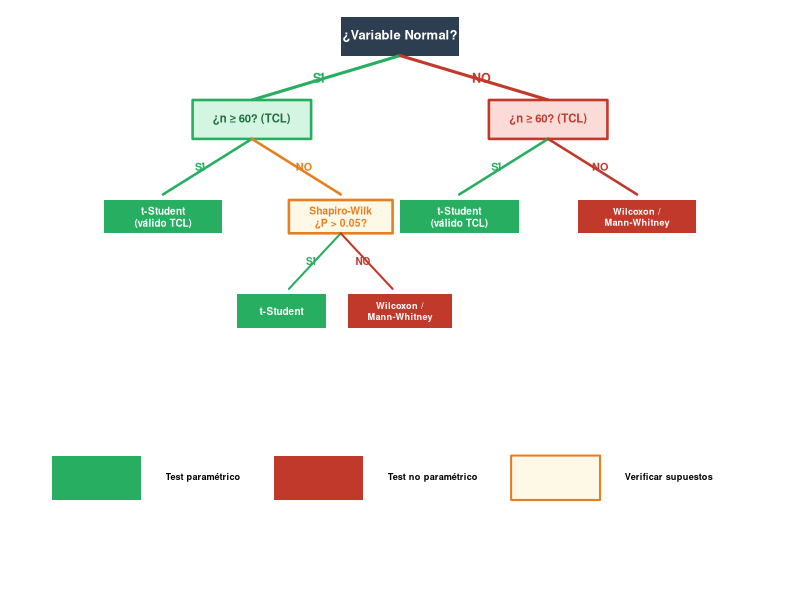
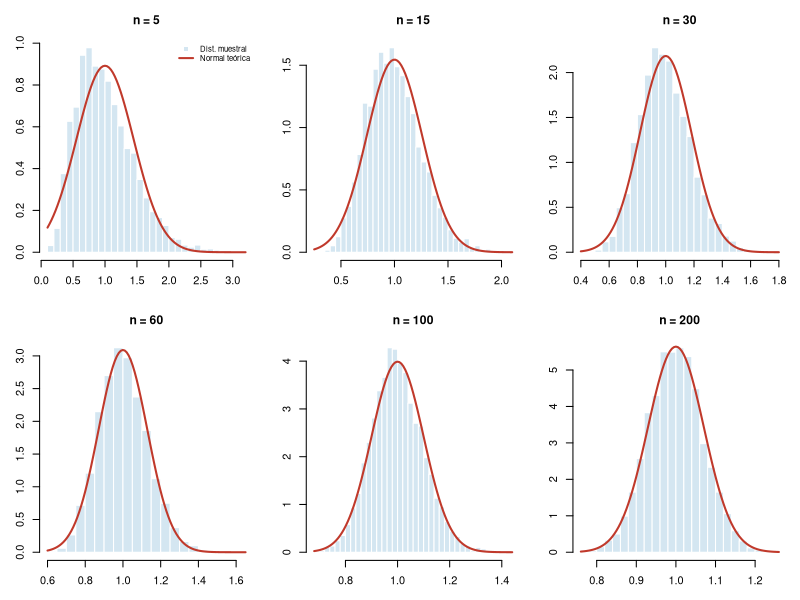
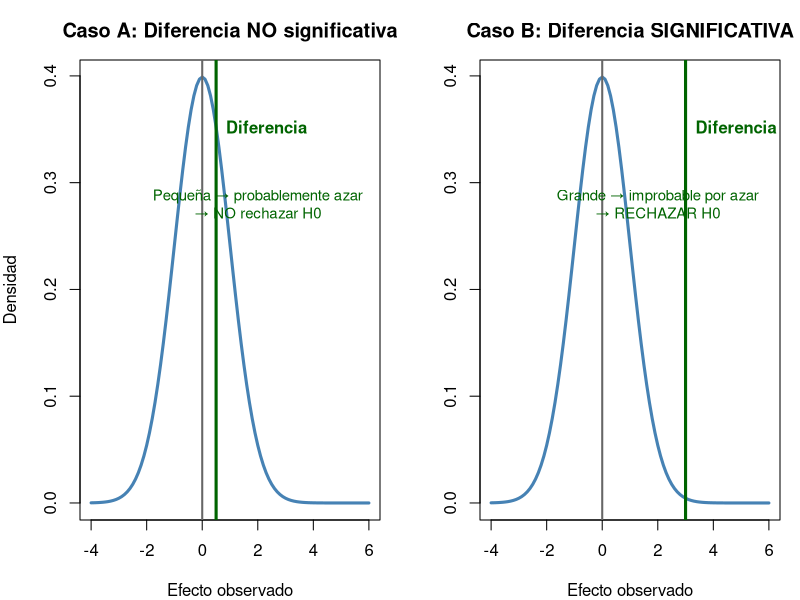
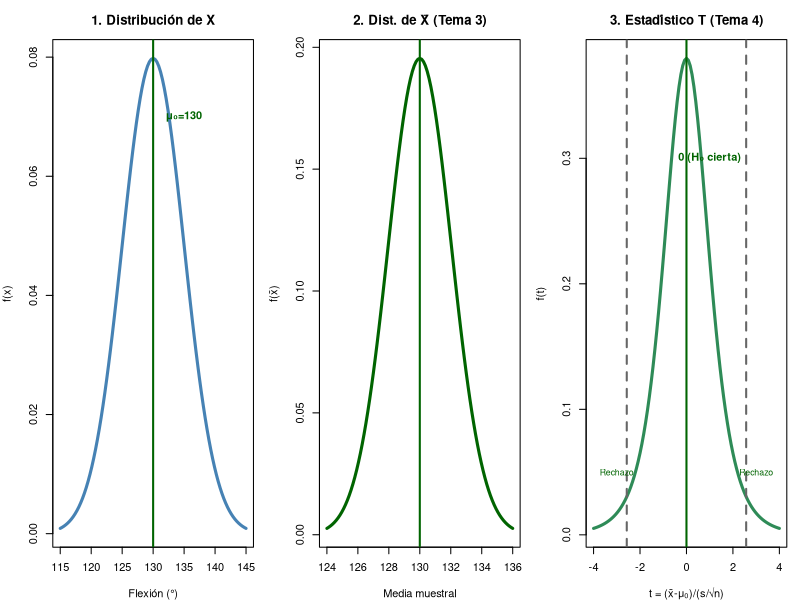
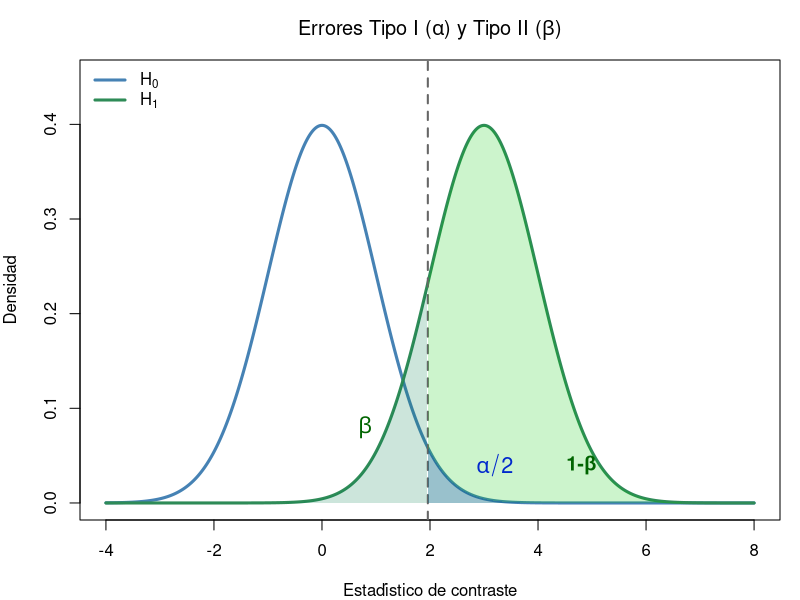
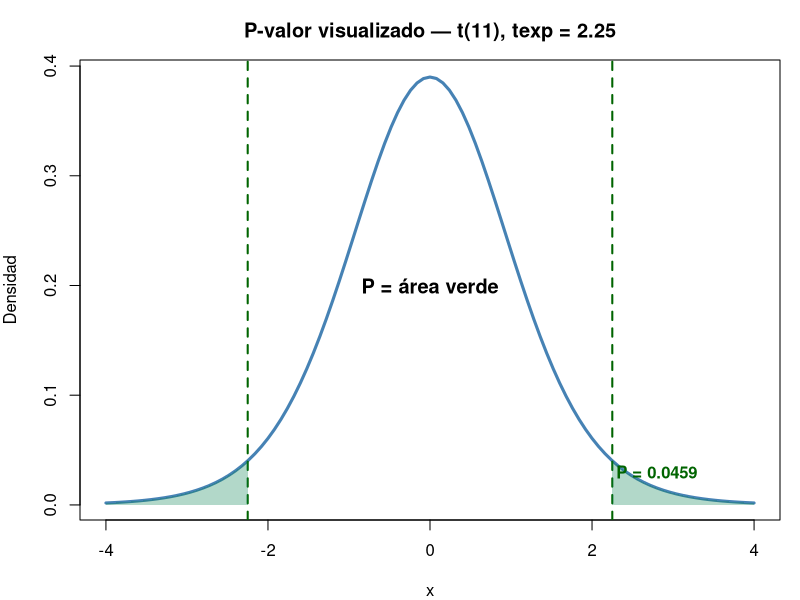
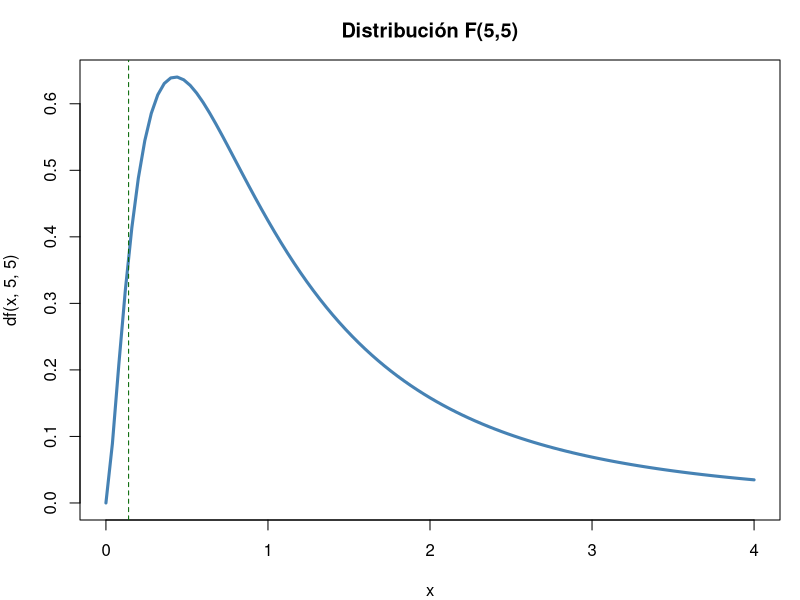
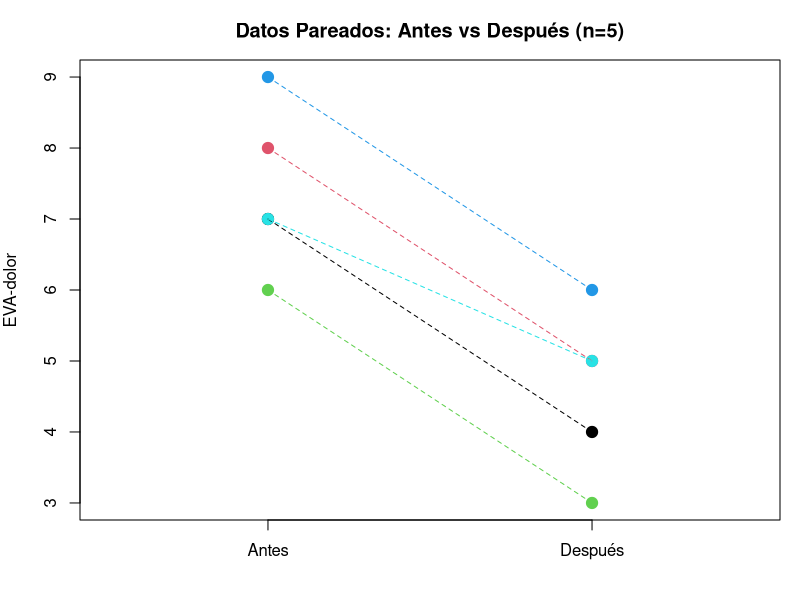

R code for these plots, in order:
## ---- chunk 1
#| fig-height: 5
#| fig-alt: "Árbol de decisión clínico para elegir el test estadístico adecuado. Empieza preguntando si la variable es Normal. Si es Normal, pregunta si n≥60. Si no es Normal, también pregunta si n≥60. Las ramas llevan a t-Student, Shapiro-Wilk o tests no paramétricos."
par(mar=c(0,0,0,0), bg=NA)
plot(NA, xlim=c(0,10), ylim=c(0,10), axes=F, xlab="", ylab="")

# ── Nodo raíz ──
rect(4.2, 9.4, 5.8, 10.1, col="#2c3e50", border=NA, lwd=0)
text(5, 9.75, "¿Variable Normal?", cex=0.78, font=2, col="white")

# Ramas principales con gradiente
segments(5, 9.4, 3, 8.6, lwd=3, col="#27ae60")
segments(5, 9.4, 7, 8.6, lwd=3, col="#c0392b")
text(3.9, 9.0, "SÍ", cex=0.75, font=2, col="#27ae60")
text(6.1, 9.0, "NO", cex=0.75, font=2, col="#c0392b")

# ── Rama SÍ ──
rect(2.2, 7.9, 3.8, 8.6, col="#d5f5e3", border="#27ae60", lwd=2.5)
text(3, 8.25, "¿n ≥ 60? (TCL)", cex=0.68, font=2, col="#1e6e3e")
segments(3, 7.9, 1.8, 6.9, lwd=2.5, col="#27ae60")
segments(3, 7.9, 4.2, 6.9, lwd=2.5, col="#e67e22")
text(2.3, 7.4, "SÍ", cex=0.65, font=2, col="#27ae60")
text(3.7, 7.4, "NO", cex=0.65, font=2, col="#e67e22")

# Hoja: t-Student (válido TCL)
rect(1.0, 6.2, 2.6, 6.8, col="#27ae60", border=NA)
text(1.8, 6.5, "t-Student\n(válido TCL)", cex=0.6, font=2, col="white")

# Nodo intermedio: Shapiro
rect(3.5, 6.2, 4.9, 6.8, col="#fef9e7", border="#e67e22", lwd=2.5)
text(4.2, 6.5, "Shapiro-Wilk\n¿P > 0.05?", cex=0.62, font=2, col="#e67e22")
segments(4.2, 6.2, 3.5, 5.2, lwd=2, col="#27ae60")
segments(4.2, 6.2, 4.9, 5.2, lwd=2, col="#c0392b")
text(3.8, 5.7, "SÍ", cex=0.6, font=2, col="#27ae60")
text(4.5, 5.7, "NO", cex=0.6, font=2, col="#c0392b")

# Hojas Shapiro
rect(2.8, 4.5, 4.0, 5.1, col="#27ae60", border=NA)
text(3.4, 4.8, "t-Student", cex=0.6, font=2, col="white")
rect(4.3, 4.5, 5.7, 5.1, col="#c0392b", border=NA)
text(5.0, 4.8, "Wilcoxon /\nMann-Whitney", cex=0.55, font=2, col="white")

# ── Rama NO ──
rect(6.2, 7.9, 7.8, 8.6, col="#fadbd8", border="#c0392b", lwd=2.5)
text(7, 8.25, "¿n ≥ 60? (TCL)", cex=0.68, font=2, col="#c0392b")
segments(7, 7.9, 5.8, 6.9, lwd=2.5, col="#27ae60")
segments(7, 7.9, 8.2, 6.9, lwd=2.5, col="#c0392b")
text(6.3, 7.4, "SÍ", cex=0.65, font=2, col="#27ae60")
text(7.7, 7.4, "NO", cex=0.65, font=2, col="#c0392b")

# Hojas rama NO
rect(5.0, 6.2, 6.6, 6.8, col="#27ae60", border=NA)
text(5.8, 6.5, "t-Student\n(válido TCL)", cex=0.6, font=2, col="white")
rect(7.4, 6.2, 9.0, 6.8, col="#c0392b", border=NA)
text(8.2, 6.5, "Wilcoxon /\nMann-Whitney", cex=0.55, font=2, col="white")

# ── Leyenda ──
rect(0.3, 1.4, 1.5, 2.2, col="#27ae60", border=NA)
text(1.7, 1.8, "Test paramétrico", cex=0.55, pos=4, font=2)
rect(3.3, 1.4, 4.5, 2.2, col="#c0392b", border=NA)
text(4.7, 1.8, "Test no paramétrico", cex=0.55, pos=4, font=2)
rect(6.5, 1.4, 7.7, 2.2, col="#fef9e7", border="#e67e22", lwd=2)
text(7.9, 1.8, "Verificar supuestos", cex=0.55, pos=4, font=2)
## ---- chunk 2
#| fig-height: 5.5
par(mfrow=c(2,3), mar=c(3,3,3,1))
set.seed(123)
ns <- c(5, 15, 30, 60, 100, 200)
for(i in 1:length(ns)){
  n <- ns[i]
  medias <- replicate(5000, mean(rexp(n, rate=1)))  # exponencial (muy asimétrica)
  hist(medias, col="#d4e6f1", border="white", freq=FALSE, breaks=30,
       main=paste0("n = ", n), xlab=expression(bar(x)), cex.main=1.1)
  curve(dnorm(x, mean=1, sd=1/sqrt(n)), add=T, col="#c0392b", lwd=2)
  if(i==1) legend("topright", c("Dist. muestral", "Normal teórica"),
                  col=c("#d4e6f1","#c0392b"), lwd=c(NA,2), pch=c(15,NA), bty="n", cex=0.7)
}
par(mfrow=c(1,1))
## ---- chunk 3
#| fig-height: 5
set.seed(123)
par(mfrow=c(1,2), mar=c(4,4,3,1))
# Escenario A: Diferencia pequeña (ruido)
curve(dnorm(x, 0, 1), -4, 6, lwd=3, col="steelblue", ylab="Densidad",
      main="Caso A: Diferencia NO significativa", xlab="Efecto observado")
abline(v=0, lwd=2, col="grey40"); abline(v=0.5, lwd=3, col="darkgreen")
text(0.5, 0.35, "Diferencia", col="darkgreen", pos=4, font=2)
text(2, 0.28, "Pequeña → probablemente azar\n→ NO rechazar H0", col="darkgreen", cex=0.9)
# Escenario B: Diferencia grande (señal)
curve(dnorm(x, 0, 1), -4, 6, lwd=3, col="steelblue", ylab="",
      main="Caso B: Diferencia SIGNIFICATIVA", xlab="Efecto observado")
abline(v=0, lwd=2, col="grey40"); abline(v=3, lwd=3, col="darkgreen")
text(3, 0.35, "Diferencia", col="darkgreen", pos=4, font=2)
text(2, 0.28, "Grande → improbable por azar\n→ RECHAZAR H0", col="darkgreen", cex=0.9)
par(mfrow=c(1,1))
## ---- chunk 4
n<-12; xbar<-189.76; s<-62.02
cat("Caso a (mu0=200): t =", round((xbar-200)/(s/sqrt(n)),3),
    "P =", round(2*pt(-abs((xbar-200)/(s/sqrt(n))),11),4),
    "\nCaso b (mu0=230): t =", round((xbar-230)/(s/sqrt(n)),3),
    "P =", round(2*pt(-abs((xbar-230)/(s/sqrt(n))),11),4))
## ---- chunk 5
#| fig-height: 5
par(mfrow=c(1,3), mar=c(4,4,3,1))

# Panel 1: Distribución de X (datos originales)
curve(dnorm(x, 130, 5), 115, 145, lwd=3, col="steelblue",
      main="1. Distribución de X", xlab="Flexión (°)", ylab="f(x)")
abline(v=130, col="darkgreen", lwd=2); text(135, 0.07, "μ₀=130", col="darkgreen", font=2)

# Panel 2: Distribución de la media muestral (T3)
curve(dnorm(x, 130, 5/sqrt(6)), 124, 136, lwd=3, col="darkgreen",
      main="2. Dist. de X̄ (Tema 3)", xlab="Media muestral", ylab="f(x̄)")
abline(v=130, col="darkgreen", lwd=2); text(131, 0.9, "μ=130", col="darkgreen", font=2)

# Panel 3: Estadístico de contraste T (T4 — estandarizado bajo H₀)
curve(dt(x, 5), -4, 4, lwd=3, col="seagreen",
      main="3. Estadístico T (Tema 4)", xlab="t = (x̄-μ₀)/(s/√n)", ylab="f(t)")
abline(v=0, col="darkgreen", lwd=2); text(1, 0.3, "0 (H₀ cierta)", col="darkgreen", font=2)
# Marcar región de rechazo
t_crit <- qt(0.975, 5)
abline(v=c(-t_crit, t_crit), col="grey40", lty=2, lwd=2)
text(3, 0.05, "Rechazo", col="darkgreen", cex=0.8)
text(-3, 0.05, "Rechazo", col="darkgreen", cex=0.8)

par(mfrow=c(1,1))
## ---- chunk 6
#| fig-height: 5
#| fig-alt: "Visualización de los errores Tipo I (alfa) y Tipo II (beta) con dos distribuciones normales solapadas. La distribución bajo H0 en azul (centrada en 0) y bajo H1 en verde (centrada en 3). El área azul a la derecha de la línea crítica vertical es alfa (error Tipo I), el área verde a la izquierda es beta (error Tipo II), y el área verde a la derecha es la potencia (1-beta)."
# Visualización de errores con dos distribuciones
par(mar=c(4,4,3,1))
x <- seq(-4, 8, 0.01)
y_H0 <- dnorm(x, 0, 1)     # Distribución bajo H0
y_H1 <- dnorm(x, 3, 1)     # Distribución bajo H1 (efecto real)
plot(x, y_H0, type="l", lwd=3, col="steelblue", ylab="Densidad",
     main=expression(paste("Errores Tipo I (", alpha, ") y Tipo II (", beta, ")")),
     ylim=c(0,0.45), xlab="Estadístico de contraste")
lines(x, y_H1, lwd=3, col="seagreen")
t_crit <- qnorm(0.975)  # 1.96
abline(v=t_crit, col="grey40", lty=2, lwd=2)
# α — cola derecha bajo H0
xf <- seq(t_crit, 8, 0.01); yf <- dnorm(xf, 0, 1)
polygon(c(xf, rev(xf)), c(yf, rep(0,length(yf))), col=rgb(0,0,1,0.25), border=NA)
text(3.2, 0.04, expression(alpha/2), col="blue", cex=1.3, font=2)
# β — bajo H1 a la izquierda de t_crit
xf <- seq(-4, t_crit, 0.01); yf <- dnorm(xf, 3, 1)
polygon(c(xf, rev(xf)), c(yf, rep(0,length(yf))), col=rgb(0,0.5,0.3,0.2), border=NA)
text(0.8, 0.08, expression(beta), col="darkgreen", cex=1.3, font=2)
# Potencia (1-β)
xf <- seq(t_crit, 8, 0.01); yf <- dnorm(xf, 3, 1)
polygon(c(xf, rev(xf)), c(yf, rep(0,length(yf))), col=rgb(0,0.8,0,0.2), border=NA)
text(4.8, 0.04, "1-β", col="darkgreen", cex=1.2, font=2)
legend("topleft", c(expression(H[0]), expression(H[1])), col=c("steelblue","seagreen"), lwd=3, bty="n")
## ---- chunk 7
#| fig-height: 4.5
# Visualización del P-valor
curve(dt(x, 11), -4, 4, lwd=3, col="steelblue", ylab="Densidad",
      main="P-valor visualizado — t(11), texp = 2.25")
abline(v=c(-2.25, 2.25), col="darkgreen", lwd=2, lty=2)
# Área del P-valor (dos colas)
xr <- seq(2.25, 4, 0.01); yr <- dt(xr, 11)
polygon(c(xr, rev(xr)), c(yr, rep(0,length(yr))), col=rgb(0,0.5,0.3,0.3), border=NA)
xl <- seq(-4, -2.25, 0.01); yl <- dt(xl, 11)
polygon(c(xl, rev(xl)), c(yl, rep(0,length(yl))), col=rgb(0,0.5,0.3,0.3), border=NA)
text(0, 0.2, "P = área verde", font=2, cex=1.2)
text(2.8, 0.03, paste0("P = ", round(2*pt(-2.25,11),4)), col="darkgreen", font=2)
## ---- chunk 8
x<-c(125,132,128,135,130,126); t<-(mean(x)-130)/(sd(x)/sqrt(6))
cat("t =", round(t,3), "→ P(t) =", round(2*pt(-abs(t),5),4),
    "\nP(z aprox) =", round(2*pnorm(-abs(t)),4))
## ---- chunk 9
x <- c(125,132,128,135,130,126)
t.test(x, mu = 130)
# BioEstatR: testt(m = mean(x), s = sd(x), n = length(x), m0 = 130)
## ---- chunk 10
x<-48; n<-287; p0<-0.22
z<-(x - n*p0 - 0.5)/sqrt(n*p0*(1-p0))
P<-2*pnorm(-abs(z))
cat("z =", round(z,3), "P =", round(P,4))
## ---- chunk 11
x<-47; n<-50; p0<-0.95
z<-(x/n-p0)/sqrt(p0*(1-p0)/n)
cat("z =", round(z,3), "P =", round(2*pnorm(-abs(z)),4),
    "\nNo significativo: 94% no difiere de 95% (P = 0.745)")
## ---- chunk 12
g1<-c(125,132,128,135,130,126); g2<-c(140,148,142,155,138,150,145)
t.test(g1, g2)                     # Welch (recomendado — por defecto en R)
t.test(g1, g2, var.equal = TRUE)   # Student (solo si σ₁² = σ₂²)
## ---- chunk 13
var.test(g1, g2)
# P > 0.05 → varianzas iguales → Student
# P ≤ 0.05 → varianzas distintas → Welch
## ---- chunk 14
#| fig-height: 4.5
curve(df(x,5,5), 0, 4, lwd=3, col="steelblue", main="Distribución F(5,5)")
abline(v=c(qf(0.025,5,5), qf(0.975,5,5)), col="darkgreen", lty=2)
## ---- chunk 15
x1<-30; n1<-50; x2<-18; n2<-50
p_pool<-(x1+x2)/(n1+n2)
z<-(x1/n1-x2/n2)/sqrt(p_pool*(1-p_pool)*(1/n1+1/n2))
cat("z =", round(z,3), "P =", round(2*pnorm(-abs(z)),4),
    "\nDiferencia significativa: A > B (P = 0.016)")
## ---- chunk 16
#| fig-height: 4.5
a<-c(7,8,6,9,7); d<-c(4,5,3,6,5)
plot(rep(1:2,each=5), c(a,d), pch=19, col=rep(1:5,2), cex=1.5,
     xaxt="n", xlim=c(0.5,2.5), xlab="", ylab="EVA-dolor",
     main="Datos Pareados: Antes vs Después (n=5)")
axis(1, at=1:2, labels=c("Antes","Después"))
for(i in 1:5) lines(c(1,2), c(a[i],d[i]), col=i, lty=2)
## ---- chunk 17
a<-c(7,8,6,9,7); d<-c(4,5,3,6,5)
t.test(a, d, paired=TRUE)
# BioEstatR: testt(m = a, m1 = d, par = TRUE)
## ---- chunk 18
n12<-15; n21<-31
chi2<-(abs(n12-n21)-0.5)^2/(n12+n21)
P<-pchisq(chi2,1,lower.tail=FALSE)
cat("chi2 =", round(chi2,3), "P =", round(P,4),
    "\nTerapia B significativamente superior (P = 0.027)")
## ---- chunk 19
x <- c(122, 135, 128, 141, 131, 126, 146, 139)
theta0 <- 130
D <- x - theta0
cat("Diferencias Di:", D)
## ---- chunk 20
# Cálculo manual en R
Di <- x - theta0
absDi <- abs(Di)
rangos <- rank(absDi)
Wplus <- sum(rangos[Di > 0])
Wminus <- sum(rangos[Di < 0])
E_W <- length(x) * (length(x)+1) / 4
Var_W <- length(x) * (length(x)+1) * (2*length(x)+1) / 24
Z_manual <- (Wplus - E_W) / sqrt(Var_W)
P_manual <- 2 * pnorm(-abs(Z_manual))
cat(sprintf("W+ = %.0f | E[W+] = %.0f | Var(W+) = %.0f", Wplus, E_W, Var_W),
    sprintf("\nZ = %.3f | P = %.4f", Z_manual, P_manual),
    "\n--- Verificación con wilcox.test ---")
wt <- wilcox.test(x, mu = theta0, exact = FALSE)
cat(sprintf("V = %.0f | P = %.4f", wt$statistic, wt$p.value))
## ---- chunk 21
pre  <- c(7, 8, 6, 9, 7, 8)
post <- c(4, 5, 3, 6, 5, 4)
d <- post - pre
cat("Diferencias:", d)
## ---- chunk 22
# Verificación con R
wt_paired <- wilcox.test(post, pre, paired = TRUE, exact = FALSE)
cat(sprintf("W+ = %.1f | P = %.6f", wt_paired$statistic, wt_paired$p.value),
    "\nTodos los pacientes mejoraron → P < 0.05 (efecto significativo)")
## ---- chunk 23
# Cálculo manual en R
grupoA <- c(55, 62, 48, 70, 52)
grupoB <- c(72, 68, 75, 80, 65, 78)
todos <- c(grupoA, grupoB)
rangos <- rank(todos)
R_A <- sum(rangos[1:5])
R_B <- sum(rangos[6:11])
U_A <- R_A - 5*6/2
U_B <- R_B - 6*7/2
U <- min(U_A, U_B)
E_U <- 5*6/2
Var_U <- 5*6*12/12
Z_U <- (U - E_U) / sqrt(Var_U)
P_U <- 2 * pnorm(-abs(Z_U))
cat(sprintf("R_A=%.0f | R_B=%.0f | U_A=%.0f | U_B=%.0f | U=%.0f", R_A,R_B,U_A,U_B,U),
    sprintf("\nE[U]=%.0f | Var(U)=%.0f | Z=%.3f | P=%.4f", E_U, Var_U, Z_U, P_U),
    "\n--- Verificación con wilcox.test ---")
wt_mw <- wilcox.test(grupoA, grupoB, exact = FALSE)
cat(sprintf("W = %.0f | P = %.4f", wt_mw$statistic, wt_mw$p.value))
## ---- chunk 24
# Ejemplo signed-rank (una muestra) — datos de ROM
x <- c(122, 135, 128, 141, 131, 126, 146, 139)
cat("=== Wilcoxon signed-rank (una muestra) ===")
wilcox.test(x, mu = 130, exact = FALSE)

# Ejemplo Mann-Whitney (dos muestras independientes)
grupoA <- c(55, 62, 48, 70, 52)
grupoB <- c(72, 68, 75, 80, 65, 78)
cat("\n=== Mann-Whitney U ===")
wilcox.test(grupoA, grupoB, exact = FALSE)
## ---- chunk 25
delta<-5; s<-12; z_a<-qnorm(0.975); z_b<-qnorm(0.80)
n<-ceiling(2*(z_a+z_b)^2*s^2/delta^2)
cat("n por grupo =", n, "→ n total =", 2*n)
# BioEstatR: nm(d = 5, s = 12, potencia = 0.80)        # medias
# BioEstatR: np(x = c(30,18), n = c(50,50), d = 0.05)  # proporciones
## ---- chunk 26
delta<-5; s<-12; z_a<-qnorm(0.975); z_b<-qnorm(0.80)
n<-ceiling(2*(z_a+z_b)^2*s^2/delta^2)
cat("n =", n, "por grupo (total =", 2*n, ")")
## ---- chunk 27
# Simulamos datos con las estadísticas dadas
set.seed(42)
jovenes <- rnorm(20, 450, 89)
ancianos <- rnorm(16, 380, 96)
var.test(jovenes, ancianos)
## ---- chunk 28
# Student (varianzas iguales)
t.test(jovenes, ancianos, var.equal = TRUE)
# Welch (por seguridad, siempre recomendado)
t.test(jovenes, ancianos)
## ---- chunk 29
x1 <- 450; x2 <- 380; s1 <- 89; s2 <- 96; n1 <- 20; n2 <- 16
sp <- sqrt(((n1-1)*s1^2 + (n2-1)*s2^2) / (n1+n2-2))
dc <- (x1 - x2) / sp
t_val <- (x1 - x2) / (sp * sqrt(1/n1 + 1/n2))
omega2 <- (t_val^2 - 1) / (t_val^2 + n1 + n2 - 1)
cat("s_p =", round(sp,1), "\nd de Cohen =", round(dc,2),
    "→", ifelse(abs(dc)>=0.8,"GRANDE",ifelse(abs(dc)>=0.5,"MEDIANO","PEQUEÑO")),
    "\nOmega² =", round(omega2,3), "→", round(omega2*100,1), "% varianza explicada")
## ---- chunk 30
#| fig-height: 7.5
par(mar = c(2, 1, 3, 1), bg = "white")
layout(matrix(c(1,1,2,3), 2, 2, byrow = TRUE), heights = c(1, 3))

# ── PANEL SUPERIOR: Pregunta raíz ──
par(mar = c(0, 0, 0, 0))
plot(NA, xlim = c(0, 10), ylim = c(0, 1.5), axes = FALSE, xlab = "", ylab = "")
rect(2.5, 0.5, 7.5, 1.3, col = "#2c3e50", border = NA, lwd = 0)
text(5, 0.9, "¿Qué tipo de variable?", font = 2, cex = 1.5, col = "white")
arrows(5, 0.5, 5, 0.15, lwd = 3, col = "#2c3e50", length = 0.1)

# ── PANEL IZQUIERDO: Variables Continuas ──
par(mar = c(0, 1, 0, 1))
plot(NA, xlim = c(0, 10), ylim = c(0, 10), axes = FALSE, xlab = "", ylab = "")
# Title
rect(1, 9, 9, 9.8, col = "#2980b9", border = NA)
text(5, 9.4, "Variable CONTINUA", font = 2, cex = 1, col = "white")
text(5, 8.7, "ROM, fuerza, dolor, EVA, grados...", cex = 0.7, col = "#555")

# 3 columns
col_x <- c(2, 5, 8)  # centers of 3 columns

for (i in 1:3) {
  # Arrow from title to column
  segments(col_x[i], 8.7, col_x[i], 8, lwd = 2, col = "#2980b9")
  arrows(col_x[i], 8, col_x[i], 7.85, lwd = 0, col = "#2980b9", length = 0.08)
}

# Column 1: 1 muestra
rect(col_x[1]-1.3, 6.8, col_x[1]+1.3, 7.8, col = "#ecf0f1", border = "#2980b9", lwd = 2)
text(col_x[1], 7.3, "1 muestra", font = 2, cex = 0.9, col = "#2c3e50")
# Arrow down
segments(col_x[1], 6.8, col_x[1], 6, lwd = 1.5, col = "#2c3e50")
# Condition: ¿Normal?
rect(col_x[1]-1.3, 5, col_x[1]+1.3, 6, col = "#e8f8f5", border = "#1abc9c", lwd = 1.5)
text(col_x[1], 5.5, "¿Normal?", font = 2, cex = 0.75, col = "#1abc9c")
# Branches Sí/No
arrows(col_x[1]-0.8, 5, col_x[1]-0.8, 3.5, lwd = 1.5, col = "#27ae60", length = 0.1)
arrows(col_x[1]+0.8, 5, col_x[1]+0.8, 3.5, lwd = 1.5, col = "#e67e22", length = 0.1)
text(col_x[1]-1.1, 4.3, "Sí", cex = 0.6, col = "#27ae60", font = 2)
text(col_x[1]+0.5, 4.3, "No", cex = 0.6, col = "#e67e22", font = 2)
# Test boxes
rect(col_x[1]-1.8, 1.5, col_x[1], 3.2, col = "#27ae60", border = NA)
text(col_x[1]-0.9, 2.35, "t.test\n(x, mu=...)", font = 2, cex = 0.7, col = "white")
rect(col_x[1]+0.1, 1.5, col_x[1]+1.8, 3.2, col = "#e67e22", border = NA)
text(col_x[1]+0.95, 2.35, "wilcox.test\n(x, mu=...)", font = 2, cex = 0.7, col = "white")

# Column 2: 2 muestras independientes
rect(col_x[2]-1.7, 6.8, col_x[2]+1.7, 7.8, col = "#ecf0f1", border = "#2980b9", lwd = 2)
text(col_x[2], 7.3, "2 muestras indep.", font = 2, cex = 0.9, col = "#2c3e50")
segments(col_x[2], 6.8, col_x[2], 6, lwd = 1.5, col = "#2c3e50")
rect(col_x[2]-1.7, 5, col_x[2]+1.7, 6, col = "#e8f8f5", border = "#1abc9c", lwd = 1.5)
text(col_x[2], 5.5, "¿Normal?", font = 2, cex = 0.75, col = "#1abc9c")
# Sí branch → ¿varianzas?
arrows(col_x[2]-1, 5, col_x[2]-1, 3.5, lwd = 1.5, col = "#27ae60", length = 0.1)
text(col_x[2]-1.3, 4.3, "Sí", cex = 0.6, col = "#27ae60", font = 2)
rect(col_x[2]-2.3, 2.3, col_x[2]-0.9, 3.5, col = "#fef9e7", border = "#f39c12", lwd = 1.2)
text(col_x[2]-1.6, 2.9, "¿σ² igual?", font = 2, cex = 0.55, col = "#e67e22")
arrows(col_x[2]-2.2, 2.3, col_x[2]-2.8, 1, lwd = 1.2, col = "#27ae60", length = 0.08)
arrows(col_x[2]-1, 2.3, col_x[2]-0.3, 1, lwd = 1.2, col = "#e74c3c", length = 0.08)
rect(col_x[2]-3.5, 0, col_x[2]-2.2, 1, col = "#27ae60", border = NA)
text(col_x[2]-2.85, 0.5, "Student", font = 2, cex = 0.55, col = "white")
rect(col_x[2]-1.2, 0, col_x[2]+0.2, 1, col = "#2980b9", border = NA)
text(col_x[2]-0.5, 0.5, "Welch", font = 2, cex = 0.55, col = "white")
# No branch → Mann-Whitney
arrows(col_x[2]+1, 5, col_x[2]+1, 3.5, lwd = 1.5, col = "#e74c3c", length = 0.1)
text(col_x[2]+1.4, 4.3, "No", cex = 0.6, col = "#e74c3c", font = 2)
rect(col_x[2]+0.1, 1.5, col_x[2]+2.7, 3.2, col = "#e74c3c", border = NA)
text(col_x[2]+1.4, 2.35, "wilcox.test\n(x, y)", font = 2, cex = 0.7, col = "white")

# Column 3: 2 muestras pareadas
rect(col_x[3]-1.5, 6.8, col_x[3]+1.5, 7.8, col = "#ecf0f1", border = "#2980b9", lwd = 2)
text(col_x[3], 7.3, "2 muestras par.", font = 2, cex = 0.9, col = "#2c3e50")
segments(col_x[3], 6.8, col_x[3], 6, lwd = 1.5, col = "#2c3e50")
rect(col_x[3]-1.5, 5, col_x[3]+1.5, 6, col = "#e8f8f5", border = "#1abc9c", lwd = 1.5)
text(col_x[3], 5.5, "¿Dif. Normal?", font = 2, cex = 0.75, col = "#1abc9c")
arrows(col_x[3]-0.8, 5, col_x[3]-0.8, 3.5, lwd = 1.5, col = "#27ae60", length = 0.1)
arrows(col_x[3]+0.8, 5, col_x[3]+0.8, 3.5, lwd = 1.5, col = "#e67e22", length = 0.1)
text(col_x[3]-1.1, 4.3, "Sí", cex = 0.6, col = "#27ae60", font = 2)
text(col_x[3]+0.5, 4.3, "No", cex = 0.6, col = "#e67e22", font = 2)
rect(col_x[3]-2, 1.5, col_x[3], 3.2, col = "#27ae60", border = NA)
text(col_x[3]-1, 2.35, "t.test\npaired=TRUE", font = 2, cex = 0.7, col = "white")
rect(col_x[3]+0.1, 1.5, col_x[3]+2, 3.2, col = "#e67e22", border = NA)
text(col_x[3]+1.05, 2.35, "wilcox.test\npaired=TRUE", font = 2, cex = 0.7, col = "white")

# ── PANEL DERECHO: Variables Categóricas ──
par(mar = c(0, 1, 0, 1))
plot(NA, xlim = c(0, 10), ylim = c(0, 10), axes = FALSE, xlab = "", ylab = "")
# Title
rect(1, 9, 9, 9.8, col = "#8e44ad", border = NA)
text(5, 9.4, "Variable CATEGÓRICA", font = 2, cex = 1, col = "white")
text(5, 8.7, "Mejoría (Sí/No), tipo de lesión, grupo...", cex = 0.7, col = "#555")

# 3 columns
for (i in 1:3) {
  segments(col_x[i], 8.7, col_x[i], 8, lwd = 2, col = "#8e44ad")
  arrows(col_x[i], 8, col_x[i], 7.85, lwd = 0, col = "#8e44ad", length = 0.08)
}

# Column 1: 1 proporción
rect(col_x[1]-1.3, 6.5, col_x[1]+1.3, 7.8, col = "#ecf0f1", border = "#8e44ad", lwd = 2)
text(col_x[1], 7.15, "1 proporción", font = 2, cex = 0.85, col = "#2c3e50")
segments(col_x[1], 6.5, col_x[1], 5, lwd = 2, col = "#27ae60")
rect(col_x[1]-1.5, 2.5, col_x[1]+1.5, 5, col = "#27ae60", border = NA)
text(col_x[1], 3.75, "prop.test\n(x, n, p=...)", font = 2, cex = 0.8, col = "white")

# Column 2: 2 proporciones independientes
rect(col_x[2]-1.7, 6.5, col_x[2]+1.7, 7.8, col = "#ecf0f1", border = "#8e44ad", lwd = 2)
text(col_x[2], 7.15, "2 prop. indep.", font = 2, cex = 0.85, col = "#2c3e50")
segments(col_x[2], 6.5, col_x[2], 5, lwd = 2, col = "#27ae60")
rect(col_x[2]-1.7, 3, col_x[2]+1.7, 5, col = "#27ae60", border = NA)
text(col_x[2], 4, "prop.test()", font = 2, cex = 0.8, col = "white")
rect(col_x[2]-1.7, 1, col_x[2]+1.7, 2.8, col = "#3498db", border = NA)
text(col_x[2], 1.9, "o χ² (Tema 5)", font = 2, cex = 0.7, col = "white")

# Column 3: 2 proporciones pareadas
rect(col_x[3]-1.5, 6.5, col_x[3]+1.5, 7.8, col = "#ecf0f1", border = "#8e44ad", lwd = 2)
text(col_x[3], 7.15, "2 prop. par.", font = 2, cex = 0.85, col = "#2c3e50")
segments(col_x[3], 6.5, col_x[3], 5, lwd = 2, col = "#27ae60")
rect(col_x[3]-1.5, 2.5, col_x[3]+1.5, 5, col = "#27ae60", border = NA)
text(col_x[3], 3.75, "mcnemar.test()", font = 2, cex = 0.8, col = "white")
## ---- chunk 31
#| fig-height: 6.5
par(mar = c(0, 0, 0, 0))
plot(NA, xlim = c(0, 12), ylim = c(0, 14), axes = FALSE, xlab = "", ylab = "")

# ── Paso 1 ──
rect(4, 13, 8, 14, col = "#2c3e50", border = NA, lwd = 0)
text(6, 13.5, "PASO 1: ¿Tipo de variable?", font = 2, cex = 1.1, col = "white")
text(6, 12.5, "EVA-dolor → Variable continua (escala 0-10)", cex = 0.85, col = "#2c3e50")
segments(6, 12.5, 6, 11.5, lwd = 2.5, col = "#2c3e50")

# ── Paso 2 ──
rect(4, 10.5, 8, 11.5, col = "#34495e", border = NA)
text(6, 11, "PASO 2: ¿Cuántas muestras?", font = 2, cex = 1.1, col = "white")
text(6, 10, "Dos muestras independientes\n(Grupo A ≠ Grupo B, pacientes distintos)", cex = 0.85, col = "#34495e")
segments(6, 10, 6, 9, lwd = 2.5, col = "#34495e")

# ── Paso 3 ── Decisión: ¿Normalidad?
rect(4, 8, 8, 9, col = "#e8f8f5", border = "#1abc9c", lwd = 2.5)
text(6, 8.5, "PASO 3: ¿Se cumple Normalidad?\n(Shapiro-Wilk en cada grupo)", font = 2, cex = 0.9, col = "#1abc9c")

# Ramas desde Paso 3
segments(4, 8.5, 1.5, 6, lwd = 2.2, col = "#1abc9c")
segments(8, 8.5, 10.5, 6, lwd = 2.2, col = "#e74c3c")

# Rama SÍ: Normalidad
rect(0.5, 5, 2.5, 6, col = "#d5f5e3", border = "#27ae60", lwd = 2)
text(1.5, 5.7, "SÍ\n(Shapiro P > 0.05)", font = 2, cex = 0.75, col = "#27ae60")
text(1.5, 5.2, "Test paramétrico", cex = 0.7)

segments(1.5, 5, 1.5, 3.2, lwd = 2, col = "#27ae60")

# Sub-rama: ¿varianzas iguales?
rect(0.5, 2.2, 2.5, 3.2, col = "#fef9e7", border = "#f39c12", lwd = 2)
text(1.5, 2.9, "¿σ² iguales?\nTest F", font = 2, cex = 0.7, col = "#e67e22")

segments(0.5, 2.7, -0.2, 1.2, lwd = 1.8, col = "#27ae60")
segments(2.5, 2.7, 3.2, 1.2, lwd = 1.8, col = "#e74c3c")

text(-0.3, 1.7, "SÍ", font = 2, cex = 0.65, col = "#27ae60")
rect(-1.2, 0.2, 0.6, 1.2, col = "#27ae60", border = NA)
text(-0.3, 0.7, "t-Student\n(var.equal=TRUE)", font = 2, cex = 0.65, col = "white")

text(3.0, 1.7, "NO", font = 2, cex = 0.65, col = "#e74c3c")
rect(2.4, 0.2, 4.2, 1.2, col = "#2980b9", border = NA)
text(3.3, 0.7, "t-Welch\n(por defecto en R)", font = 2, cex = 0.65, col = "white")

# Rama NO: No Normalidad
rect(9.5, 5, 11.5, 6, col = "#fadbd8", border = "#e74c3c", lwd = 2)
text(10.5, 5.7, "NO\n(Shapiro P ≤ 0.05)", font = 2, cex = 0.75, col = "#e74c3c")
text(10.5, 5.2, "Test no paramétrico", cex = 0.7)

segments(10.5, 5, 10.5, 3.2, lwd = 2, col = "#e74c3c")

rect(9, 2.2, 12, 3.2, col = "#e74c3c", border = NA)
text(10.5, 2.7, "Mann-Whitney U\n(wilcox.test)", font = 2, cex = 0.75, col = "white")

# ── Paso 4 ── Resultado
rect(3.8, 12.6, 8.2, 13.8, col = NA, border = "#2c3e50", lwd = 2.5, lty = 2)
text(6, 13.2, "RESULTADO DEL EJERCICIO:", cex = 0.7, font = 2, col = "#2c3e50")

# ── Resumen para este caso
rect(5, 0.5, 9, 2, col = "#f7f9fc", border = "#2c3e50", lwd = 2)
text(7, 1.6, "Para este ejercicio:", font = 2, cex = 0.8, col = "#2c3e50")
text(7, 1.1, "n_A=25, n_B=28 → Muestras moderadas.\nSi Shapiro P > 0.05 → Welch (por seguridad).\nSi Shapiro P ≤ 0.05 → Mann-Whitney U.", cex = 0.65)

# Leyenda
legend("bottomleft", c("Decisión", "Condición", "Test final"),
       fill = c("#e8f8f5", "#fef9e7", "#27ae60"),
       border = c("#1abc9c", "#f39c12", NA), cex = 0.55, bty = "n")
